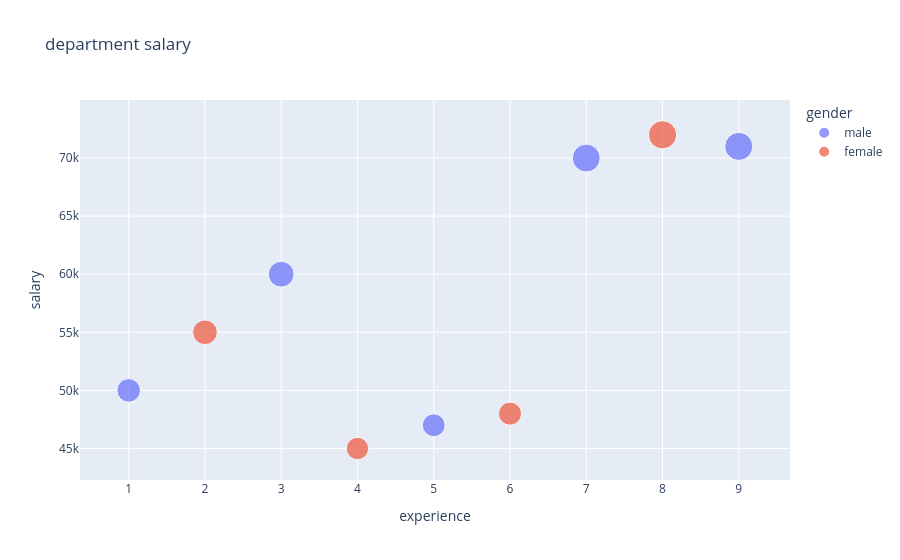

The code cell stored with this chart in its notebook:
### Code cell
# bubble scatter
fig = px.scatter(
                  df ,
                  x = 'experience' , 
                  y = 'salary' , 
                  color = 'gender' , 
                  title = 'department salary' ,
                  size='salary'
                  )
fig.show()

### Figure 1 — Plotly figure (JSON) as saved in the notebook; plotly's stock layout.template omitted (floating-point values rounded to 4 significant figures)
{"data": [{"hovertemplate": "gender=male<br>experience=%{x}<br>salary=%{marker.size}<extra></extra>", "legendgroup": "male", "marker": {"color": "#636efa", "size": [50000, 60000, 47000, 70000, 71000], "sizemode": "area", "sizeref": 180, "symbol": "circle"}, "mode": "markers", "name": "male", "orientation": "v", "showlegend": true, "type": "scatter", "x": [1, 3, 5, 7, 9], "xaxis": "x", "y": [50000, 60000, 47000, 70000, 71000], "yaxis": "y"}, {"hovertemplate": "gender=female<br>experience=%{x}<br>salary=%{marker.size}<extra></extra>", "legendgroup": "female", "marker": {"color": "#EF553B", "size": [55000, 45000, 48000, 72000], "sizemode": "area", "sizeref": 180, "symbol": "circle"}, "mode": "markers", "name": "female", "orientation": "v", "showlegend": true, "type": "scatter", "x": [2, 4, 6, 8], "xaxis": "x", "y": [55000, 45000, 48000, 72000], "yaxis": "y"}], "layout": {"legend": {"itemsizing": "constant", "title": {"text": "gender"}, "tracegroupgap": 0}, "title": {"text": "department salary"}, "xaxis": {"anchor": "y", "domain": [0, 1], "title": {"text": "experience"}}, "yaxis": {"anchor": "x", "domain": [0, 1], "title": {"text": "salary"}}}}
